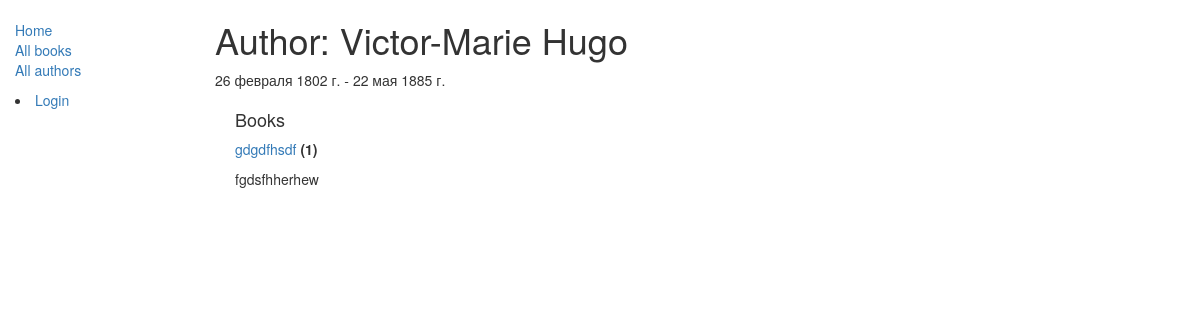
The app's page /catalog/author/1 with its own data.
### catalog/models.py (models this page shows, shortened)
class Author(models.Model):
    first_name = models.CharField(max_length=100)
    last_name = models.CharField(max_length=100)
    date_of_birth = models.DateField(null=True, blank=True)
    date_of_death = models.DateField('Died', null=True, blank=True)

class Book(models.Model):
    title = models.CharField(max_length=200)
    author = models.ForeignKey('Author', on_delete=models.SET_NULL, null=True)
    summary = models.TextField(max_length=1000, help_text="Enter a brief description of the book")
    isbn = models.CharField('ISBN', max_length=13, help_text='13 Character <a href="https://www.isbn-international.org/content/what-isbn">ISBN number</a>')
    genre = models.ManyToManyField(Genre, help_text="Select a genre for this book")
    def get_absolute_url(self):
        return reverse('book-detail', args=[str(self.id)])
    def display_genre(self):
        return ', '.join([genre.name for genre in self.genre.all()[:3]])
    display_genre.short_description = 'Genre'

### catalog/views.py (the view)
# urls.py: path('author/<int:pk>', views.AuthorDetailView.as_view(), name='author-detail'),
class AuthorDetailView(generic.DetailView):
    model = Author
    template_name = 'author_detail.html'

### catalog/templates/author_detail.html
{% extends "base_generic.html" %}
{% block content %}
  <h1>Author: {{ author.first_name }} {{ author.last_name }}</h1>
  <p>{{ author.date_of_birth }} - {{author.date_of_death}}</p>
  <div style="margin-left:20px;margin-top:20px">
    <h4>Books</h4>
    {% for copy in author.book_set.all %}
      <p> <a href="{{ copy.get_absolute_url }}"> {{ copy.title }}  </a> <b>({{copy.bookinstance_set.count}})</b>  </p>
      <p>{{copy.summary}} </p>
    {% endfor %}
  </div>
{% endblock %}

### records on screen
Author: first_name "Victor-Marie", last_name "Hugo", date_of_birth "26 февраля 1802 г.", date_of_death "22 мая 1885 г."
Book: title "gdgdfhsdf", bookinstance_set.count "1", summary "fgdsfhherhew"
